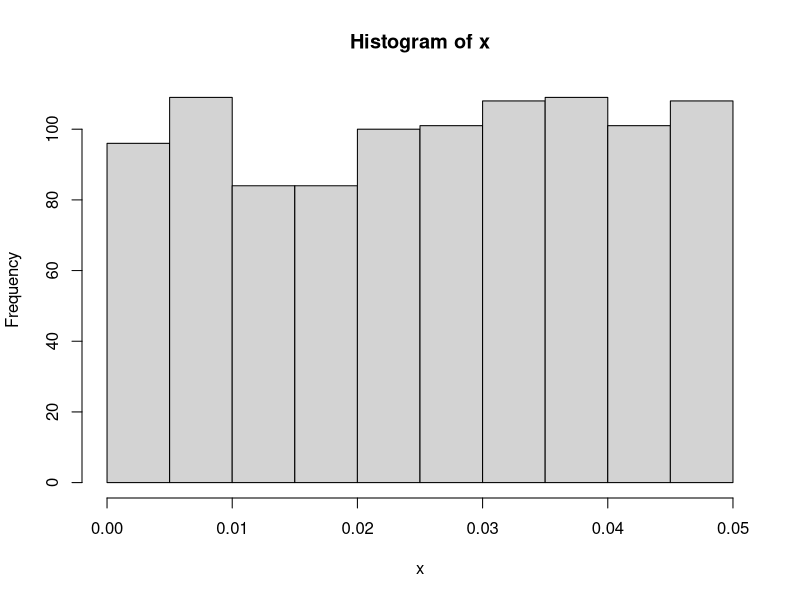
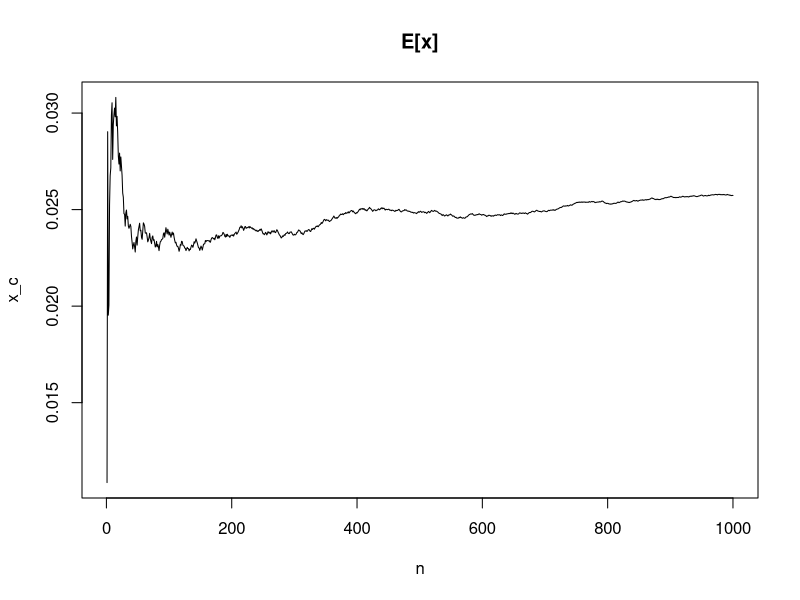

These figures' R source, in order:
rm(list = ls())
#x~f(x)   0<x<0.5
#y~g(x)=Exp(1)  0<x
#lambda =1 es conveniente
#c=1/(1-e^(0.05))
#f(x)/c*g(x)=1

lambda<-1
k<-1000
x<-rep(0,k)

c<-(1/(1-exp(-0.05)))

for (i in 1:k) {
  y=-(1/lambda)*log(runif(1,0,1))
  #u2<-runif(1,0,1)
  while (y>0.05){
    y=-(1/lambda)*log(runif(1,0,1))
  }
  x[i]<-y
}    
hist(x)

n<-1:k
x_c<-cumsum(x)/n
plot(n,x_c,main = "E[x]",type = "l")
x_c[length(n)]



